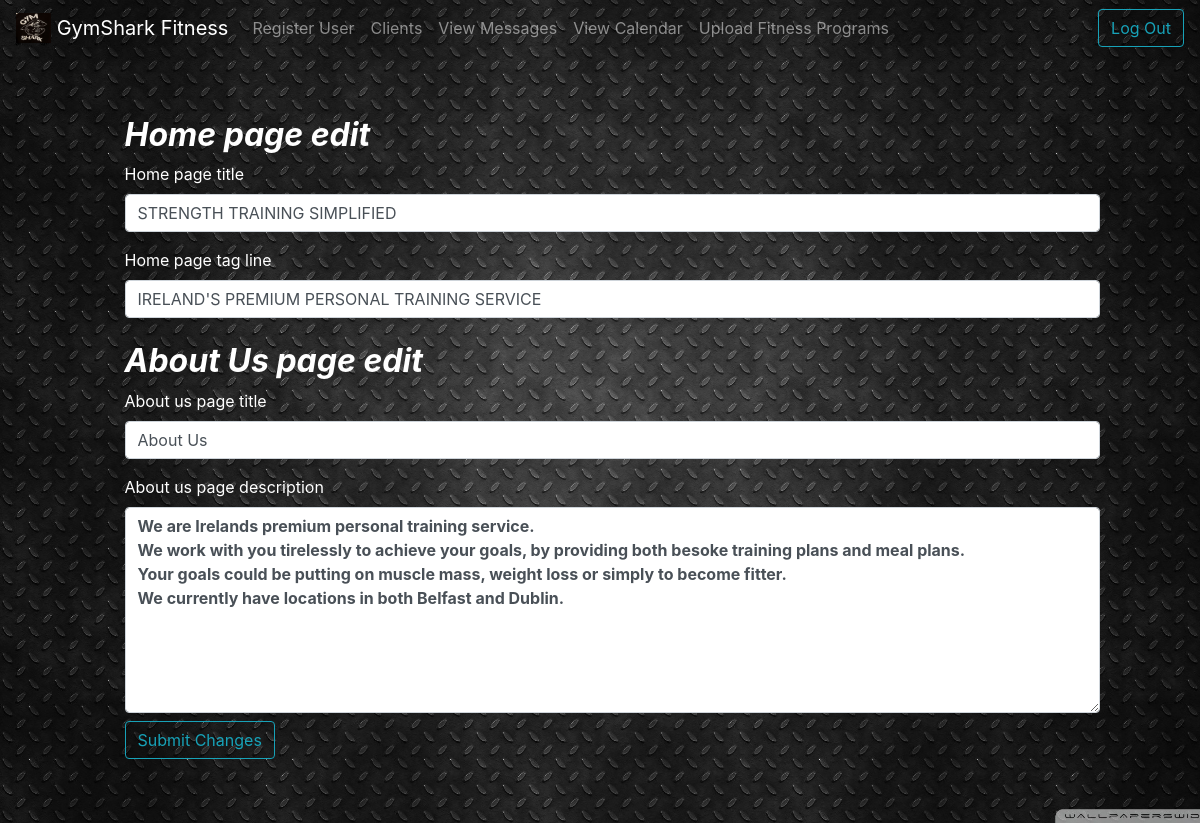
Screenshot of /coach/editwebsite.php (signed in) with the database file from the repository.
### tables this page shows
CREATE TABLE `PT_websitecontent` (
  `id` int(11) NOT NULL,
  `content_name` varchar(20) NOT NULL,
  `content_description` varchar(3000) NOT NULL
);

### coach/editwebsite.php (the view, shortened to what this page needs)
<?php
include("../connections/conn.php");
$homepagetitlequery = "SELECT * FROM PT_websitecontent WHERE id='1'";
$homepagedescriptionquery = "SELECT * FROM PT_websitecontent WHERE id='2'";
$result1 = $conn->query($homepagetitlequery);
if(!$result1){
        echo $conn->error;
}else{
    $row=$result1->fetch_assoc();
    $homepagetitle = $row['content_description'];
}
$result2 = $conn->query($homepagedescriptionquery);
if(!$result2){
    echo $conn->error;
}else{
    $row=$result2->fetch_assoc();
    $homepagedescription = $row['content_description'];
}
$aboutustitlequery = "SELECT * FROM PT_websitecontent WHERE id='3'";
$aboutusdescriptionquery = "SELECT * FROM PT_websitecontent WHERE id='4'";
$result3 = $conn->query($aboutustitlequery);
if(!$result3){
    echo $conn->error;
}else{
    $row=$result3->fetch_assoc();
    $aboutustitle = $row['content_description'];
}
$result4 = $conn->query($aboutusdescriptionquery);
if(!$result4){
    echo $conn->error;
}else{
    $row=$result4->fetch_assoc();
    $aboutusdescription = $row['content_description'];
}
?>
<!DOCTYPE html>
<html>
<head>
    <link rel="stylesheet" href="https://stackpath.bootstrapcdn.com/bootstrap/4.4.1/css/bootstrap.min.css"
>
    <link href="../styles/mycss.css" rel="stylesheet">
</head>
<body>
    <div id="backgroundimages2">
        <nav class="navbar navbar-expand-lg navbar-dark bg-transparent">
            <a class="navbar-brand" href="coach.php">
                <img src="../imgs/logo1.jpg" width="35" height="30" class="d-inline-block align-top" alt="">
                GymShark Fitness
            </a>
            <div class="collapse navbar-collapse" id="navbarSupportedContent">
                <ul class="navbar-nav mr-auto">
                    <li class="nav-item">
                        <a class="nav-link" href="coachregisteruser.php">Register User</a>
                    </li>
                    <li class="nav-item">
                        <a class="nav-link" href="viewclients.php">Clients</a>
                    </li>
                    <li class="nav-item">
                        <a class="nav-link" href="viewmessages.php">View Messages</a>
                    </li>
                    <li class="nav-item">
                        <a class="nav-link" href="../calendar/coachcalendar.php">View Calendar</a>
                    </li>
                    <li class="nav-item">
                        <a class="nav-link" href="uploadprograms.php">Upload Fitness Programs</a>
                    </li>
                </ul>
                <form method='POST' action='../logout.php' class="form-inline">
                    <button class="btn btn-outline-info my-2 my-sm-0" type="submit">Log Out</button>
                </form>
            </div>
        </nav>
        <div id="firstrowtrainee" class="row pb-5">
            <div class="col-sm-1"></div>
            <div class="col-sm-10">
                <form method='POST' action='editwebsite.php'>
                    <h2 class="font-weight-bold font-italic text-white">Home page edit</h2>
                    <label for="homepagetitle" class="text-white">Home page title</label>
                    <p class="font-weight-bold"><input type='text' class='form-control' name='homepagetitle' placeholder="<?php echo $homepagetitle; ?>" value="<?php echo $homepagetitle; ?>"></p>
                    <label for="homepagedescrip" class="text-white">Home page tag line</label>
                    <p class="font-weight-bold"><input type='text' class='form-control' name='homepagedescrip' placeholder="<?php echo $homepagedescription; ?>" value="<?php echo $homepagedescription; ?>"></p>
                    <h2 class="font-weight-bold font-italic text-white mt-4">About Us page edit</h2>
                    <label for="aboutustitle" class="text-white">About us page title</label>
                    <p class="font-weight-bold"><input type='text' class='form-control' name='aboutustitle' placeholder="<?php echo $aboutustitle; ?>" value="<?php echo $aboutustitle; ?>"></p>
                    <label for="aboutusdescrip" class="text-white">About us page description</label>
                    <textarea class="form-control font-weight-bold" name="aboutusdescrip" rows="8"><?php echo $aboutusdescription; ?></textarea>
                    <p><input class="btn btn-outline-info mt-2" name='submitchangesbtn' type="submit" value="Submit Changes">
                    </p>
                </form>
            </div>
            <div class="col-sm-1"></div>
        </div>
    </div>
</body>
</html>

### styles/mycss.css (style rules this page uses)
html,body { width: 100%; height: 100%; margin: 0px; padding: 0px; overflow-x: hidden; }
#backgroundimages2 { background-image: url("../imgs/background2.jpg"); background-position: center center; background-repeat:no-repeat; background-attachment: fixed; background-size: cover; background-color: #464646; }
#firstrowtrainee { padding-top: 5%; padding-left: 2%; }

### rows the page displays
pt_websitecontent: homepagetitle "STRENGTH TRAINING SIMPLIFIED"
pt_websitecontent: homepagedescrip "IRELAND'S PREMIUM PERSONAL TRAINING SERVICE"
pt_websitecontent: aboutustitle "About Us"
pt_websitecontent: aboutusdescrip "We are Irelands premium personal training service. We work with you tirelessly to achieve your goals, by providing both besoke training plans and meal plans. Your goals could be putting on muscle mass, weight loss or simply to become fitter. We currently have locations in both Belfast and Dublin."
